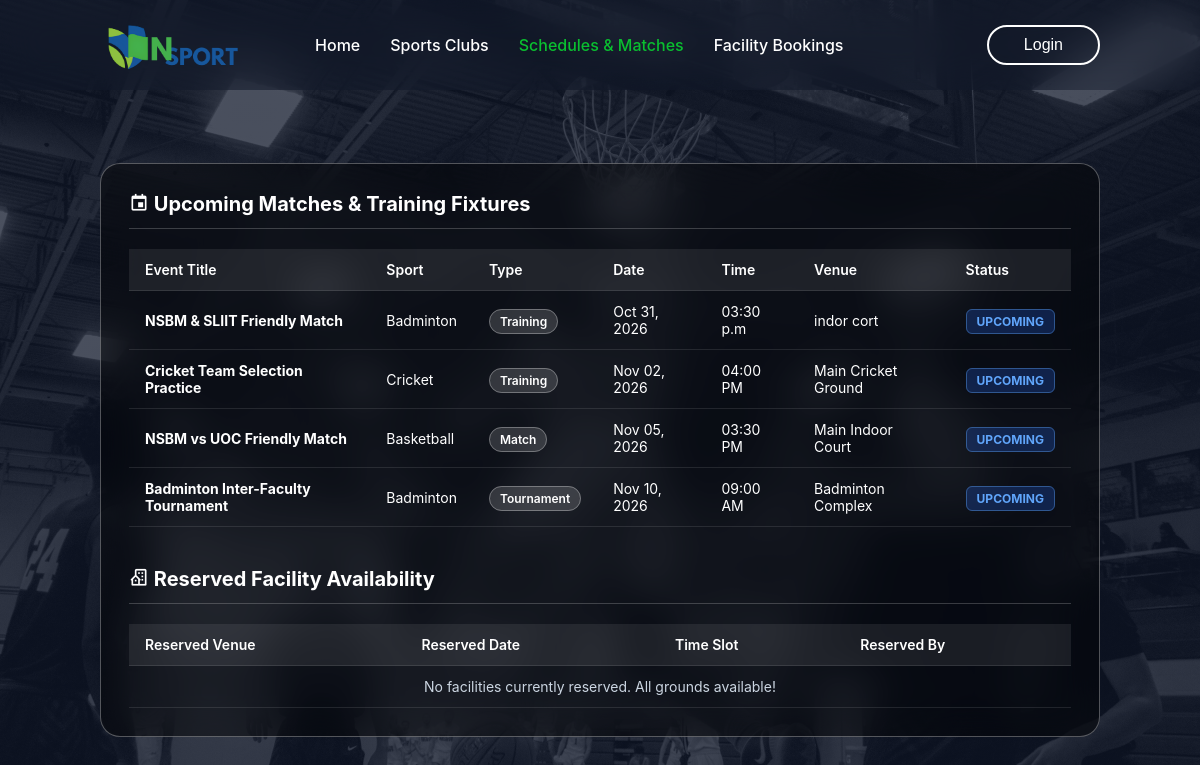
Page /schedules.php on the committed database.
### tables this page shows
CREATE TABLE `matches_schedules` (
  `id` int NOT NULL,
  `title` varchar(150) NOT NULL,
  `sport_type` varchar(100) NOT NULL,
  `event_type` enum('Match','Training','Tournament') DEFAULT 'Match',
  `event_date` date NOT NULL,
  `event_time` varchar(50) NOT NULL,
  `venue` varchar(100) NOT NULL,
  `status` enum('Upcoming','Live','Completed') DEFAULT 'Upcoming',
  `created_at` timestamp NULL DEFAULT CURRENT_TIMESTAMP
);

### schedules.php (the view, shortened to what this page needs)
<?php
require_once 'config.php';
$schedules_result = $conn->query("
    SELECT * FROM matches_schedules
    ORDER BY event_date ASC
");
$approved_bookings = $conn->query("
    SELECT fb.facility_name, fb.booking_date, fb.time_slot, u.name as booked_by
    FROM facility_bookings fb
    JOIN users u ON fb.user_id = u.id
    WHERE fb.status = 'approved' AND fb.booking_date >= CURDATE()
    ORDER BY fb.booking_date ASC
");
?>
<!DOCTYPE html>
<html lang="en">
<head>
    <link rel="stylesheet" href="style.css?v=9.6">
    <link href="https://unpkg.com/boxicons@2.1.4/css/boxicons.min.css" rel="stylesheet">
</head>
<body class="profile-page-body">
    <header>
        <a href="index.php" class="logo">
            <img src="logo2.png" alt="Logo">
        </a>
        <nav>
            <a href="index.php">Home</a>
            <a href="sports_clubs.php">Sports Clubs</a>
            <a href="schedules.php" style="color: #0abf30;">Schedules & Matches</a>
            <a href="facility_booking.php">Facility Bookings</a>
        </nav>
        <div class="user-auth">
            <?php if (isset($_SESSION['user_id'])): ?>
                <div class="profile-box">
                    <div class="avatar-circle"><?= strtoupper($_SESSION['name'][0] ?? 'U') ?></div>
                    <div class="dropdown">
                        <a href="profile.php">My Account</a>
                        <?php if (($_SESSION['role'] ?? '') === 'admin'): ?>
                            <a href="admin.php">Admin Panel</a>
                        <?php endif; ?>
                        <a href="logout.php">Logout</a>
                    </div>
                </div>
            <?php else: ?>
                <button class="login-btn-modal">Login</button>
            <?php endif; ?>
        </div>
    </header>
    <section class="profile-section">
        <div class="admin-subcontainer" style="max-width: 1000px; margin-top: 40px;">
            <div class="view-header">
                <h2><i class='bx bx-calendar-event'></i> Upcoming Matches & Training Fixtures</h2>
            </div>
            <div class="table-responsive">
                <table class="admin-table">
                    <thead>
                        <tr>
                            <th>Event Title</th>
                            <th>Sport</th>
                            <th>Type</th>
                            <th>Date</th>
                            <th>Time</th>
                            <th>Venue</th>
                            <th>Status</th>
                        </tr>
                    </thead>
                    <tbody>
                        <?php if ($schedules_result && $schedules_result->num_rows > 0): ?>
                            <?php while ($row = $schedules_result->fetch_assoc()): ?>
                                <tr>
                                    <td><strong><?= htmlspecialchars($row['title']) ?></strong></td>
                                    <td><?= htmlspecialchars($row['sport_type']) ?></td>
                                    <td><span class="type-pill"><?= htmlspecialchars($row['event_type']) ?></span></td>
                                    <td><?= date('M d, Y', strtotime($row['event_date'])) ?></td>
                                    <td><?= htmlspecialchars($row['event_time']) ?></td>
                                    <td><?= htmlspecialchars($row['venue']) ?></td>
                                    <td><span class="status-tag <?= strtolower($row['status']) ?>"><?= htmlspecialchars($row['status']) ?></span></td>
                                </tr>
                            <?php endwhile; ?>
                        <?php else: ?>
                            <tr>
                                <td colspan="7" class="no-data">No upcoming matches or schedules posted yet.</td>
                            </tr>
                        <?php endif; ?>
                    </tbody>
                </table>
            </div>
            <div class="view-header" style="margin-top: 40px;">
                <h2><i class='bx bx-building-house'></i> Reserved Facility Availability</h2>
            </div>
            <div class="table-responsive">
                <table class="admin-table">
                    <thead>
                        <tr>
                            <th>Reserved Venue</th>
                            <th>Reserved Date</th>
                            <th>Time Slot</th>
                            <th>Reserved By</th>
                        </tr>
                    </thead>
                    <tbody>
                        <?php if ($approved_bookings && $approved_bookings->num_rows > 0): ?>
                            <?php while ($booking = $approved_bookings->fetch_assoc()): ?>
                                <tr>
                                    <td><?= htmlspecialchars($booking['facility_name']) ?></td>
                                    <td><?= date('M d, Y', strtotime($booking['booking_date'])) ?></td>
                                    <td><?= htmlspecialchars($booking['time_slot']) ?></td>
                                    <td><?= htmlspecialchars($booking['booked_by']) ?></td>
                                </tr>
                            <?php endwhile; ?>
                        <?php else: ?>
                            <tr>
                                <td colspan="4" class="no-data">No facilities currently reserved. All grounds available!</td>
                            </tr>
                        <?php endif; ?>
                    </tbody>
                </table>
            </div>
        </div>
    </section>
</body>
</html>

### style.css (style rules this page uses)
html, body { margin: 0 !important; padding: 0 !important; width: 100%; overflow-x: hidden; font-family: -apple-system, BlinkMacSystemFont, "SF Pro Display", "SF Pro Text", "Helvetica Neue", Helvetica, Arial, sans-serif; -webkit-font-smoothing: antialiasing; -moz-osx-font-smoothing: grayscale; }
header { position: fixed; top: 0; left: 0; width: 100%; box-sizing: border-box; padding: 10px 100px; display: flex; align-items: center; justify-content: space-between; z-index: 99; backdrop-filter: blur(20px); -webkit-backdrop-filter: blur(20px); background: rgba(15, 23, 42, 0.4); }
.logo img { height: 70px; width: auto; display: block; object-fit: contain; }
nav { display: flex; align-items: center; }
nav a { color: white; text-decoration: none; font-weight: 500; margin-right: 30px; transition: 0.2s; }
.user-auth { margin-left: 40px; }
.user-auth .login-btn-modal { height: 40px; padding: 0 35px; background: transparent; border: 2px solid white; border-radius: 40px; font-size: 16px; color: white; font-weight: 500; cursor: pointer; transition: 0.3s; }
.profile-page-body { background: linear-gradient(rgba(15, 23, 42, 0.75), rgba(15, 23, 42, 0.75)), url('background.jpg') no-repeat center center/cover; min-height: 100vh; }
.profile-section { min-height: 100vh; display: flex; align-items: center; justify-content: center; padding: 120px 20px 60px; box-sizing: border-box; }
.admin-subcontainer { width: 100%; max-width: 880px; background: rgba(0, 0, 0, 0.45); border: 1.5px solid rgba(255, 255, 255, 0.3); border-radius: 20px; padding: 28px; backdrop-filter: blur(20px); -webkit-backdrop-filter: blur(20px); box-sizing: border-box; color: white; }
.view-header { display: flex; align-items: center; justify-content: space-between; margin-bottom: 20px; padding-bottom: 12px; border-bottom: 1px solid rgba(255, 255, 255, 0.2); }
.view-header h2 { font-size: 20px; margin: 0; font-weight: 700; }
.table-responsive { overflow-x: auto; }
.admin-table { width: 100%; border-collapse: collapse; text-align: left; }
.admin-table th, .admin-table td { padding: 12px 16px; border-bottom: 1px solid rgba(255, 255, 255, 0.1); }
.admin-table th { background: rgba(255, 255, 255, 0.08); font-size: 14px; font-weight: 600; }
.admin-table td { font-size: 14px; }
.no-data { text-align: center; color: #cbd5e1; font-size: 14px; }
.type-pill { padding: 4px 10px; border-radius: 20px; background: rgba(255, 255, 255, 0.15); border: 1px solid rgba(255, 255, 255, 0.3); font-size: 12px; font-weight: 600; }
.status-tag { padding: 4px 10px; border-radius: 6px; font-size: 12px; font-weight: 700; text-transform: uppercase; }
.status-tag.upcoming { background: rgba(37, 99, 235, 0.25); color: #60a5fa; border: 1px solid rgba(96, 165, 250, 0.4); }

### rows in the picture
matches_schedules: title "NSBM & SLIIT Friendly Match", sport_type "Badminton", event_type "Training", event_date "Oct 31, 2026", event_time "03:30 p.m", venue "indor cort", status "UPCOMING"
matches_schedules: title "Cricket Team Selection Practice", sport_type "Cricket", event_type "Training", event_date "Nov 02, 2026", event_time "04:00 PM", venue "Main Cricket Ground", status "UPCOMING"
matches_schedules: title "NSBM vs UOC Friendly Match", sport_type "Basketball", event_type "Match", event_date "Nov 05, 2026", event_time "03:30 PM", venue "Main Indoor Court", status "UPCOMING"
matches_schedules: title "Badminton Inter-Faculty Tournament", sport_type "Badminton", event_type "Tournament", event_date "Nov 10, 2026", event_time "09:00 AM", venue "Badminton Complex", status "UPCOMING"
